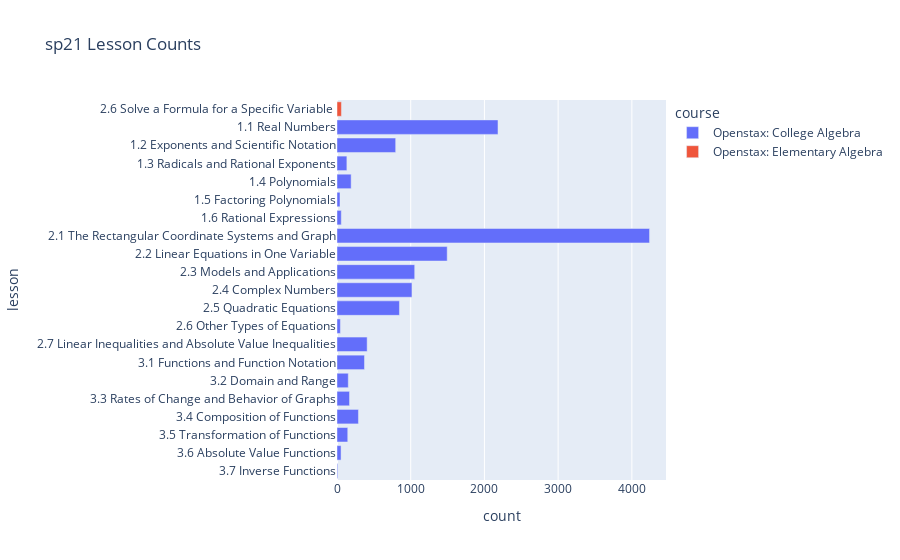
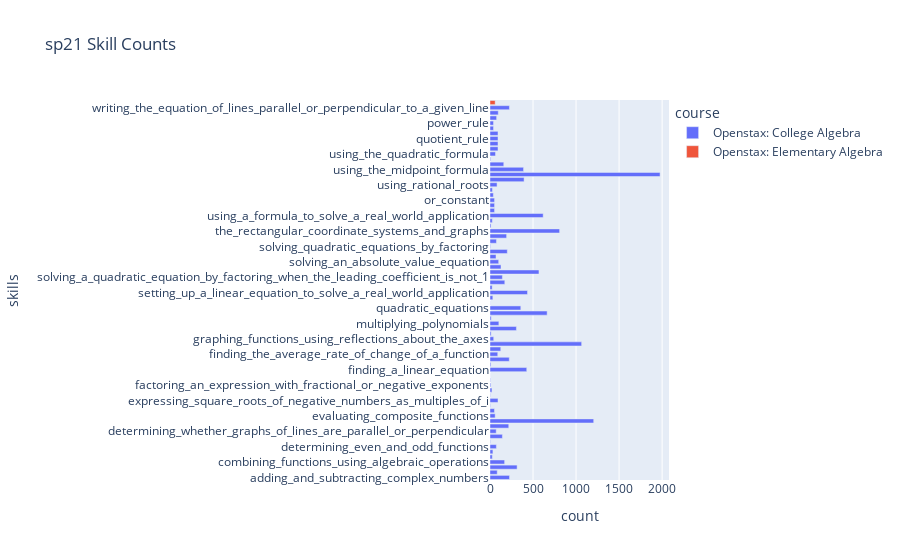
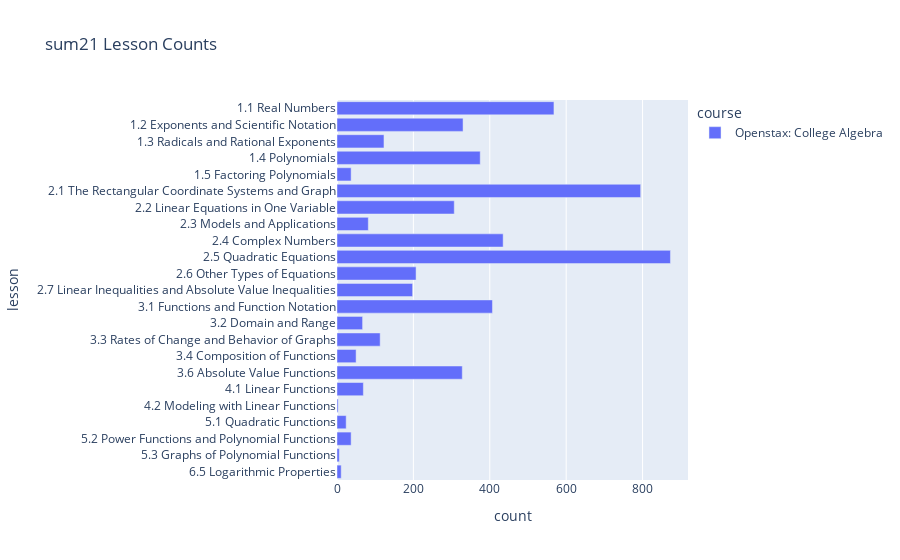
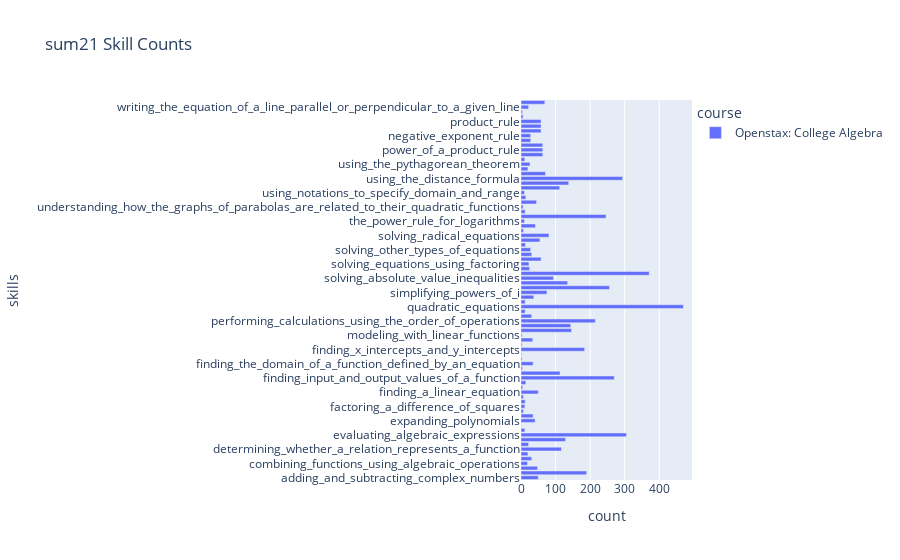

Write notebook code for charts like these, in order.
### Markdown cell above
# Material Usage

### Code cell
def merge_lesson_skill(df):
    df = df.copy()
    original = df.merge(lesson_skill_df, how="inner", left_on="problemID", right_on="problem_name")
    original = original.drop_duplicates(subset=["oats_user_id", "time_stamp"], keep="first")  # drop duplicate
    hashed = df.merge(lesson_skill_df, how="inner", left_on="problemID", right_on="hashed_name")
    joined = original.append(hashed).reset_index().drop(columns=["index"])
    return joined

def get_lesson_skill(df):
    df = df.copy()
    df = merge_lesson_skill(df)
    
    sheet_df = df.groupby("lesson").size().to_frame().rename(columns={0: "count"})\
                .reset_index().sort_values("lesson", ascending=False)
    sheet_df = sheet_df.merge(df[["lesson", "course"]], 
                              how="left", left_on="lesson", right_on="lesson")\
                .drop_duplicates(subset=["lesson", "course"], keep="first")
    
    skill_df = df.groupby(["skills", "course"]).size().to_frame().rename(columns={0: "count"}).reset_index()
    expanded_skill_df = skill_df["skills"].str.lstrip('[').str.rstrip(']').str.split(',\s').explode().str.strip("'")\
        .drop_duplicates()\
        .to_frame()\
        .reset_index()
    expanded_skill_df = expanded_skill_df.merge(skill_df[["count", "course"]], 
                                                how="left", left_on="index", right_index=True)
    
    return sheet_df, expanded_skill_df

for i in range(len(data_list)):
    lesson_df, skill_df = get_lesson_skill(data_list[i])
    lesson_df = lesson_df[(lesson_df['course'] != "Math 54 Demo") & (lesson_df['course'] != "Biology Demo")]
    skill_df = skill_df[(skill_df['course'] != "Math 54 Demo") & (skill_df['course'] != "Biology Demo")]
    
    fig = px.bar(lesson_df, x='count', y='lesson', color="course", 
                 title=f"{data_name_list[i]} Lesson Counts")
    fig.show()
    
    fig = px.bar(skill_df, x='count', y='skills', color="course", 
                 title=f"{data_name_list[i]} Skill Counts")
    fig.show();

### Figure 1 — Plotly figure (JSON) as saved in the notebook; plotly's stock layout.template omitted (floating-point values rounded to 4 significant figures)
{"data": [{"alignmentgroup": "True", "hovertemplate": "course=Openstax: College Algebra<br>count=%{x}<br>lesson=%{y}<extra></extra>", "legendgroup": "Openstax: College Algebra", "marker": {"color": "#636efa", "pattern": {"shape": ""}}, "name": "Openstax: College Algebra", "offsetgroup": "Openstax: College Algebra", "orientation": "h", "showlegend": true, "textposition": "auto", "type": "bar", "x": [10, 55, 146, 291, 170, 153, 373, 409, 46, 847, 1017, 1054, 1495, 4240, 58, 41, 192, 134, 796, 2184], "xaxis": "x", "y": ["3.7 Inverse Functions", "3.6 Absolute Value Functions", "3.5 Transformation of Functions", "3.4 Composition of Functions", "3.3 Rates of Change and Behavior of Graphs", "3.2 Domain and Range", "3.1 Functions and Function Notation", "2.7 Linear Inequalities and Absolute Value Inequalities", "2.6 Other Types of Equations", "2.5 Quadratic Equations", "2.4 Complex Numbers", "2.3 Models and Applications", "2.2 Linear Equations in One Variable", "2.1 The Rectangular Coordinate Systems and Graph", "1.6 Rational Expressions", "1.5 Factoring Polynomials", "1.4 Polynomials", "1.3 Radicals and Rational Exponents", "1.2 Exponents and Scientific Notation", "1.1 Real Numbers"], "yaxis": "y"}, {"alignmentgroup": "True", "hovertemplate": "course=Openstax: Elementary Algebra<br>count=%{x}<br>lesson=%{y}<extra></extra>", "legendgroup": "Openstax: Elementary Algebra", "marker": {"color": "#EF553B", "pattern": {"shape": ""}}, "name": "Openstax: Elementary Algebra", "offsetgroup": "Openstax: Elementary Algebra", "orientation": "h", "showlegend": true, "textposition": "auto", "type": "bar", "x": [60], "xaxis": "x", "y": ["2.6 Solve a Formula for a Specific Variable "], "yaxis": "y"}], "layout": {"barmode": "relative", "legend": {"title": {"text": "course"}, "tracegroupgap": 0}, "title": {"text": "sp21 Lesson Counts"}, "xaxis": {"anchor": "y", "domain": [0, 1], "title": {"text": "count"}}, "yaxis": {"anchor": "x", "domain": [0, 1], "title": {"text": "lesson"}}}}

### Figure 2 — Plotly figure (JSON) as saved in the notebook; plotly's stock layout.template omitted (floating-point values rounded to 4 significant figures)
{"data": [{"alignmentgroup": "True", "hovertemplate": "course=Openstax: College Algebra<br>count=%{x}<br>skills=%{y}<extra></extra>", "legendgroup": "Openstax: College Algebra", "marker": {"color": "#636efa", "pattern": {"shape": ""}}, "name": "Openstax: College Algebra", "offsetgroup": "Openstax: College Algebra", "orientation": "h", "showlegend": true, "textposition": "auto", "type": "bar", "x": [227, 84, 315, 170, 27, 34, 74, 5, 144, 72, 218, 1205, 60, 52, 5, 93, 4, 23, 9, 4, 1, 427, 10, 224, 90, 125, 1065, 43, 13, 307, 103, 14, 664, 358, 2, 33, 436, 25, 172, 144, 569, 128, 101, 70, 201, 6, 75, 193, 809, 12, 27, 618, 53, 53, 53, 39, 28, 82, 396, 1976, 390, 160, 7, 64, 93, 93, 93, 93, 41, 41, 77, 96, 226], "xaxis": "x", "y": ["adding_and_subtracting_complex_numbers", "adding_and_subtracting_polynomials", "classifying_a_real_number", "combining_functions_using_algebraic_operations", "create_a_function_by_composition_of_functions", "decomposing_a_composite_function_into_its_component_functions", "determining_even_and_odd_functions", "determining_whether_a_function_is_one_to_one", "determining_whether_a_relation_represents_a_function", "determining_whether_graphs_of_lines_are_parallel_or_perpendicular", "dividing_complex_numbers", "evaluating_algebraic_expressions", "evaluating_composite_functions", "evaluating_square_roots", "expanding_polynomials", "expressing_square_roots_of_negative_numbers_as_multiples_of_i", "factoring_a_difference_of_squares", "factoring_a_sum_of_cubes", "factoring_an_expression_with_fractional_or_negative_exponents", "factoring_by_grouping", "factoring_the_greatest_common_factor_of_a_polynomial", "finding_a_linear_equation", "finding_and_evaluating_inverse_functions", "finding_input_and_output_values_of_a_function", "finding_the_average_rate_of_change_of_a_function", "finding_the_domain_of_a_function_defined_by_an_equation", "finding_x_intercepts_and_y_intercepts", "graphing_functions_using_reflections_about_the_axes", "graphing_functions_using_vertical_and_horizontal_shifts", "multiplying_complex_numbers", "multiplying_polynomials", "performing_a_sequence_of_transformation", "performing_calculations_using_the_order_of_operations", "quadratic_equations", "rates_of_change", "rational_expressions", "setting_up_a_linear_equation_to_solve_a_real_world_application", "simplifying_complex_rational_expressions", "simplifying_powers_of_i", "solving_a_quadratic_equation_by_factoring_when_the_leading_coefficient_is_not_1", "solving_a_rational_equation", "solving_absolute_value_inequalities", "solving_an_absolute_value_equation", "solving_inequalities_in_one_variable_algebraically", "solving_linear_equations_in_one_variable", "solving_quadratic_equations_by_factoring", "solving_quadratics_with_a_leading_coefficient_of_1", "the_discriminant", "the_rectangular_coordinate_systems_and_graphs", "understanding_compound_inequalities", "use_a_graph_to_locate_the_absolute_maximum_and_absolute_minimum", "using_a_formula_to_solve_a_real_world_application", "using_a_graph_to_determine_where_a_function_is_increasing", "decreasing", "or_constant", "using_interval_notation", "using_notations_to_specify_domain_and_range", "using_rational_roots", "using_scientific_notation", "using_the_distance_formula", "using_the_midpoint_formula", "using_the_properties_of_inequalities", "using_the_pythagorean_theorem", "using_the_quadratic_formula", "using_the_rules_of_exponents", "negative_exponent_rule", "quotient_rule", "product_rule", "power_of_a_product_rule", "power_rule", "power_of_a_quotient_rule", "zero_exponent_rule", "writing_the_equation_of_lines_parallel_or_perpendicular_to_a_given_line"], "yaxis": "y"}, {"alignmentgroup": "True", "hovertemplate": "course=Openstax: Elementary Algebra<br>count=%{x}<br>skills=%{y}<extra></extra>", "legendgroup": "Openstax: Elementary Algebra", "marker": {"color": "#EF553B", "pattern": {"shape": ""}}, "name": "Openstax: Elementary Algebra", "offsetgroup": "Openstax: Elementary Algebra", "orientation": "h", "showlegend": true, "textposition": "auto", "type": "bar", "x": [60], "xaxis": "x", "y": ["solve_a_formula_for_a_specific_variable"], "yaxis": "y"}], "layout": {"barmode": "relative", "legend": {"title": {"text": "course"}, "tracegroupgap": 0}, "title": {"text": "sp21 Skill Counts"}, "xaxis": {"anchor": "y", "domain": [0, 1], "title": {"text": "count"}}, "yaxis": {"anchor": "x", "domain": [0, 1], "title": {"text": "skills"}}}}

### Figure 3 — Plotly figure (JSON) as saved in the notebook; plotly's stock layout.template omitted (floating-point values rounded to 4 significant figures)
{"data": [{"alignmentgroup": "True", "hovertemplate": "course=Openstax: College Algebra<br>count=%{x}<br>lesson=%{y}<extra></extra>", "legendgroup": "Openstax: College Algebra", "marker": {"color": "#636efa", "pattern": {"shape": ""}}, "name": "Openstax: College Algebra", "offsetgroup": "Openstax: College Algebra", "orientation": "h", "showlegend": true, "textposition": "auto", "type": "bar", "x": [11, 6, 37, 24, 3, 69, 328, 50, 113, 67, 407, 198, 207, 873, 435, 82, 307, 795, 37, 375, 123, 330, 568], "xaxis": "x", "y": ["6.5 Logarithmic Properties", "5.3 Graphs of Polynomial Functions", "5.2 Power Functions and Polynomial Functions", "5.1 Quadratic Functions", "4.2 Modeling with Linear Functions", "4.1 Linear Functions", "3.6 Absolute Value Functions", "3.4 Composition of Functions", "3.3 Rates of Change and Behavior of Graphs", "3.2 Domain and Range", "3.1 Functions and Function Notation", "2.7 Linear Inequalities and Absolute Value Inequalities", "2.6 Other Types of Equations", "2.5 Quadratic Equations", "2.4 Complex Numbers", "2.3 Models and Applications", "2.2 Linear Equations in One Variable", "2.1 The Rectangular Coordinate Systems and Graph", "1.5 Factoring Polynomials", "1.4 Polynomials", "1.3 Radicals and Rational Exponents", "1.2 Exponents and Scientific Notation", "1.1 Real Numbers"], "yaxis": "y"}], "layout": {"barmode": "relative", "legend": {"title": {"text": "course"}, "tracegroupgap": 0}, "title": {"text": "sum21 Lesson Counts"}, "xaxis": {"anchor": "y", "domain": [0, 1], "title": {"text": "count"}}, "yaxis": {"anchor": "x", "domain": [0, 1], "title": {"text": "lesson"}}}}

### Figure 4 — Plotly figure (JSON) as saved in the notebook; plotly's stock layout.template omitted (floating-point values rounded to 4 significant figures)
{"data": [{"alignmentgroup": "True", "hovertemplate": "course=Openstax: College Algebra<br>count=%{x}<br>skills=%{y}<extra></extra>", "legendgroup": "Openstax: College Algebra", "marker": {"color": "#636efa", "pattern": {"shape": ""}}, "name": "Openstax: College Algebra", "offsetgroup": "Openstax: College Algebra", "orientation": "h", "showlegend": true, "textposition": "auto", "type": "bar", "x": [50, 190, 48, 19, 31, 20, 117, 22, 129, 305, 11, 1, 41, 35, 7, 11, 12, 7, 50, 5, 14, 270, 113, 4, 35, 3, 2, 184, 3, 34, 3, 146, 144, 215, 31, 12, 470, 12, 37, 75, 256, 135, 94, 371, 25, 23, 58, 31, 28, 13, 55, 81, 7, 42, 10, 246, 12, 6, 45, 14, 10, 112, 138, 294, 71, 20, 26, 11, 63, 63, 63, 28, 28, 58, 58, 58, 6, 4, 22, 69], "xaxis": "x", "y": ["adding_and_subtracting_complex_numbers", "adding_and_subtracting_polynomials", "classifying_a_real_number", "combining_functions_using_algebraic_operations", "decomposing_a_composite_function_into_its_component_functions", "determining_whether_a_function_is_one_to_one", "determining_whether_a_relation_represents_a_function", "determining_whether_graphs_of_lines_are_parallel_or_perpendicular", "dividing_complex_numbers", "evaluating_algebraic_expressions", "evaluating_square_roots", "expanding_logarithmic_expressions", "expanding_polynomials", "expressing_square_roots_of_negative_numbers_as_multiples_of_i", "factoring_a_difference_of_cubes", "factoring_a_difference_of_squares", "factoring_a_sum_of_cubes", "factoring_an_expression_with_fractional_or_negative_exponents", "finding_a_linear_equation", "finding_domain_and_range_from_graphs", "finding_domains_and_ranges_of_the_toolkit_functions", "finding_input_and_output_values_of_a_function", "finding_the_average_rate_of_change_of_a_function", "finding_the_domain_and_range_of_a_quadratic_function", "finding_the_domain_of_a_function_defined_by_an_equation", "finding_the_slope_of_a_linear_function", "finding_the_x__and_y_intercepts_of_a_quadratic_function", "finding_x_intercepts_and_y_intercepts", "graphing_piecewise_defined_functions", "linear_functions", "modeling_with_linear_functions", "multiplying_complex_numbers", "multiplying_polynomials", "performing_calculations_using_the_order_of_operations", "power_function_and_polynomial_functions", "power_functions_&_polynomials", "quadratic_equations", "quadratic_functions", "setting_up_a_linear_equation_to_solve_a_real_world_application", "simplifying_powers_of_i", "solving_a_quadratic_equation_by_factoring_when_the_leading_coefficient_is_not_1", "solving_a_rational_equation", "solving_absolute_value_inequalities", "solving_an_absolute_value_equation", "solving_equations_involving_rational_exponents", "solving_equations_using_factoring", "solving_inequalities_in_one_variable_algebraically", "solving_linear_equations_in_one_variable", "solving_other_types_of_equations", "solving_quadratic_equations_by_factoring", "solving_quadratics_with_a_leading_coefficient_of_1", "solving_radical_equations", "sovling_equations_using_factoring", "the_discriminant", "the_power_rule_for_logarithms", "the_rectangular_coordinate_systems_and_graphs", "understanding_compound_inequalities", "understanding_how_the_graphs_of_parabolas_are_related_to_their_quadratic_functions", "using_a_formula_to_solve_a_real_world_application", "using_interval_notation", "using_notations_to_specify_domain_and_range", "using_rational_roots", "using_scientific_notation", "using_the_distance_formula", "using_the_midpoint_formula", "using_the_properties_of_inequalities", "using_the_pythagorean_theorem", "using_the_quadratic_formula", "using_the_rules_of_exponents", "power_of_a_product_rule", "power_rule", "power_of_a_quotient_rule", "negative_exponent_rule", "quotient_rule", "zero_exponent_rule", "product_rule", "writing_and_interpreting_an_equation_for_a_linear_function", "writing_the_equation_for_a_function_from_the_graph_of_a_line", "writing_the_equation_of_a_line_parallel_or_perpendicular_to_a_given_line", "writing_the_equation_of_lines_parallel_or_perpendicular_to_a_given_line"], "yaxis": "y"}], "layout": {"barmode": "relative", "legend": {"title": {"text": "course"}, "tracegroupgap": 0}, "title": {"text": "sum21 Skill Counts"}, "xaxis": {"anchor": "y", "domain": [0, 1], "title": {"text": "count"}}, "yaxis": {"anchor": "x", "domain": [0, 1], "title": {"text": "skills"}}}}
